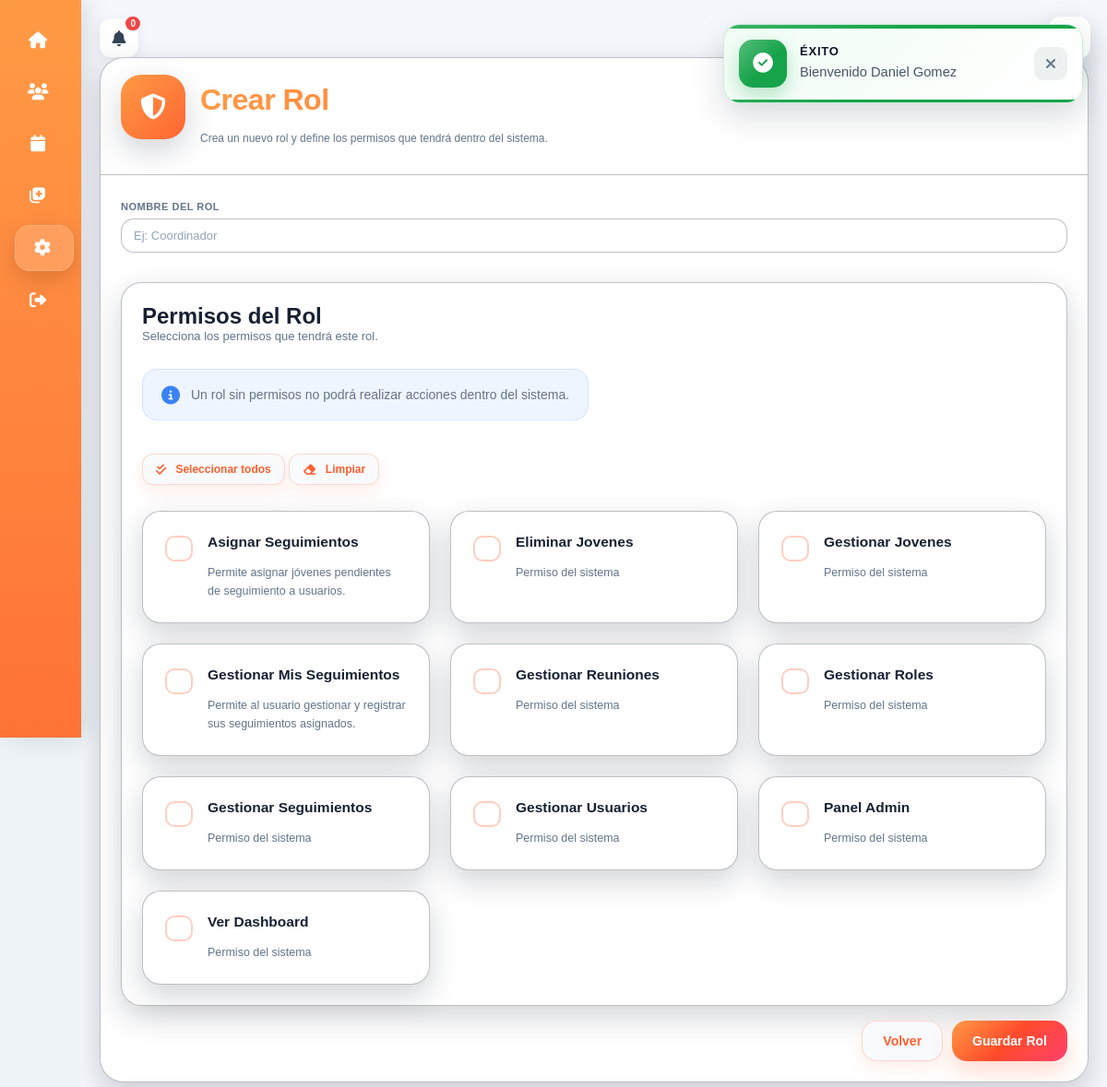
Screenshot of /views/roles/crear.php (signed in) with the database file from the repository.
### tables this page shows
CREATE TABLE `permisos` (
  `id` int(11) NOT NULL,
  `nombre` varchar(100) DEFAULT NULL,
  `descripcion` text DEFAULT NULL
);

### views/roles/crear.php (the view, shortened to what this page needs)
<?php
require_once __DIR__ . "/../../config/conexion.php";
$stmt = $pdo->prepare("
    SELECT
        id,
        nombre,
        descripcion
    FROM permisos
    ORDER BY nombre ASC
");
$stmt->execute();
$permisos = $stmt->fetchAll(PDO::FETCH_ASSOC);
require_once __DIR__ . "/../../includes/header.php";
?>
<div class="form-card">
    <div class="form-header">
        <div class="form-header-icon">
            <i class="fa-solid fa-shield-halved"></i>
        </div>
        <div class="form-header-content">
            <h1 class="form-title">
                Crear Rol
            </h1>
            <p class="form-subtitle">
                Crea un nuevo rol y define los permisos
                que tendrá dentro del sistema.
            </p>
        </div>
    </div>
<form
    action="<?= BASE_URL ?>/controllers/rolController.php"
    method="POST"
    class="form"
>
        <div class="form-grid">
            <div class="form-group form-group-full">
                <label class="form-label">
                    Nombre del Rol
                </label>
                <input
                    type="text"
                    name="nombre"
                    class="form-input"
                    placeholder="Ej: Coordinador"
                    maxlength="80"
                    autocomplete="off"
                    required
                >
            </div>
        </div>
        <div class="page-section">
            <div class="section-header">
                <div>
                    <h2 class="section-title">
                        Permisos del Rol
                    </h2>
                    <p class="section-subtitle">
                        Selecciona los permisos que tendrá este rol.
                    </p>
                </div>
            </div>
            <div class="form-info">
                <i class="fa-solid fa-circle-info"></i>
                <span>
                    Un rol sin permisos no podrá realizar acciones dentro del sistema.
                </span>
            </div>
            <div class="permissions-toolbar">
                <button
                    type="button"
                    id="seleccionarTodos"
                    class="btn btn-secondary btn-sm"
                >
                    <i class="fa-solid fa-check-double"></i>
                    Seleccionar todos
                </button>
                <button
                    type="button"
                    id="limpiarTodos"
                    class="btn btn-back btn-sm"
                >
                    <i class="fa-solid fa-eraser"></i>
                    Limpiar
                </button>
            </div>
            <?php if(empty($permisos)): ?>
                <div class="empty-state">
                    No existen permisos registrados.
                </div>
            <?php else: ?>
                <div class="permissions-grid">
                    <?php foreach ($permisos as $permiso): ?>
                        <label
                            class="permission-card"
                            for="permiso_<?= (int)$permiso["id"] ?>"
                        >
                            <span class="checkmark"></span>
                            <div class="permission-content">
                                <strong>
    <?= htmlspecialchars(
        ucwords(
            str_replace(
                '_',
                ' ',
                $permiso["nombre"]
            )
        )
    ) ?>
</strong>
                                <?php if (!empty($permiso["descripcion"])): ?>
                                    <small>
                                        <?= htmlspecialchars($permiso["descripcion"]) ?>
                                    </small>
                                <?php endif; ?>
                            </div>
                        </label>
                    <?php endforeach; ?>
                </div>
            <?php endif; ?>
        </div>
        <div class="form-actions">
            <a
                href="index.php"
                class="btn btn-back"
            >
                Volver
            </a>
         <button
    type="submit"
    class="btn btn-primary"
>
    Guardar Rol
</button>
        </div>
    </form>
</div>
<?php require_once __DIR__ . "/../../includes/footer.php"; ?>

### rows the page displays
permisos: nombre "Asignar Seguimientos", descripcion "Permite asignar jóvenes pendientes de seguimiento a usuarios."
permisos: nombre "Eliminar Jovenes", descripcion "Permiso del sistema"
permisos: nombre "Gestionar Jovenes", descripcion "Permiso del sistema"
permisos: nombre "Gestionar Mis Seguimientos", descripcion "Permite al usuario gestionar y registrar sus seguimientos asignados."
permisos: nombre "Gestionar Reuniones", descripcion "Permiso del sistema"
permisos: nombre "Gestionar Roles", descripcion "Permiso del sistema"
permisos: nombre "Gestionar Seguimientos", descripcion "Permiso del sistema"
permisos: nombre "Gestionar Usuarios", descripcion "Permiso del sistema"
permisos: nombre "Panel Admin", descripcion "Permiso del sistema"
permisos: nombre "Ver Dashboard", descripcion "Permiso del sistema"

### other values shown
$totalNotificaciones "0"
$mensaje "Bienvenido Daniel Gomez"
